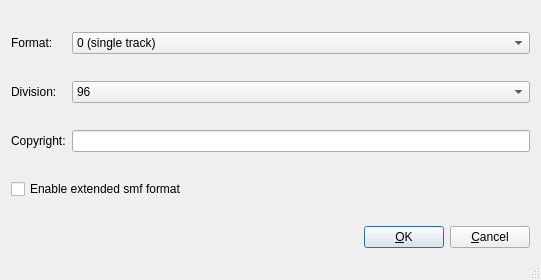
<ui version="4.0" >
 <author></author>
 <comment></comment>
 <exportmacro></exportmacro>
 <class>ConfigMidiFileBase</class>
 <widget class="QDialog" name="ConfigMidiFileBase" >
  <property name="geometry" >
   <rect>
    <x>0</x>
    <y>0</y>
    <width>541</width>
    <height>280</height>
   </rect>
  </property>
  <property name="windowTitle" >
   <string>MusE: Config Midi File Export</string>
  </property>
  <property name="sizeGripEnabled" >
   <bool>true</bool>
  </property>
  <layout class="QGridLayout" >
   <property name="margin" >
    <number>11</number>
   </property>
   <property name="spacing" >
    <number>6</number>
   </property>
   <item row="4" column="0" colspan="2" >
    <layout class="QHBoxLayout" >
     <property name="margin" >
      <number>0</number>
     </property>
     <property name="spacing" >
      <number>6</number>
     </property>
     <item>
      <spacer>
       <property name="orientation" >
        <enum>Qt::Horizontal</enum>
       </property>
       <property name="sizeType" >
        <enum>QSizePolicy::Expanding</enum>
       </property>
       <property name="sizeHint" >
        <size>
         <width>20</width>
         <height>20</height>
        </size>
       </property>
      </spacer>
     </item>
     <item>
      <widget class="QPushButton" name="buttonOk" >
       <property name="text" >
        <string>&amp;OK</string>
       </property>
       <property name="shortcut" >
        <string/>
       </property>
       <property name="autoDefault" >
        <bool>true</bool>
       </property>
       <property name="default" >
        <bool>true</bool>
       </property>
      </widget>
     </item>
     <item>
      <widget class="QPushButton" name="buttonCancel" >
       <property name="text" >
        <string>&amp;Cancel</string>
       </property>
       <property name="shortcut" >
        <string/>
       </property>
       <property name="autoDefault" >
        <bool>true</bool>
       </property>
      </widget>
     </item>
    </layout>
   </item>
   <item row="0" column="1" >
    <widget class="QComboBox" name="formatCombo" >
     <item>
      <property name="text" >
       <string>0 (single track)</string>
      </property>
     </item>
     <item>
      <property name="text" >
       <string>1 (multiple tracks)</string>
      </property>
     </item>
    </widget>
   </item>
   <item row="0" column="0" >
    <widget class="QLabel" name="textLabel3" >
     <property name="text" >
      <string>Format:</string>
     </property>
    </widget>
   </item>
   <item row="1" column="1" >
    <widget class="QComboBox" name="divisionCombo" >
     <item>
      <property name="text" >
       <string>96</string>
      </property>
     </item>
     <item>
      <property name="text" >
       <string>192</string>
      </property>
     </item>
     <item>
      <property name="text" >
       <string>384</string>
      </property>
     </item>
    </widget>
   </item>
   <item row="1" column="0" >
    <widget class="QLabel" name="textLabel1" >
     <property name="text" >
      <string>Division:</string>
     </property>
    </widget>
   </item>
   <item row="2" column="0" >
    <widget class="QLabel" name="textLabel2" >
     <property name="text" >
      <string>Copyright:</string>
     </property>
    </widget>
   </item>
   <item row="2" column="1" >
    <widget class="QLineEdit" name="copyrightEdit" />
   </item>
   <item row="3" column="0" colspan="2" >
    <widget class="QCheckBox" name="extendedFormat" >
     <property name="text" >
      <string>Enable extended smf format</string>
     </property>
    </widget>
   </item>
  </layout>
 </widget>
 <layoutdefault spacing="6" margin="11" />
 <pixmapfunction>qPixmapFromMimeSource</pixmapfunction>
 <resources/>
 <connections/>
</ui>
